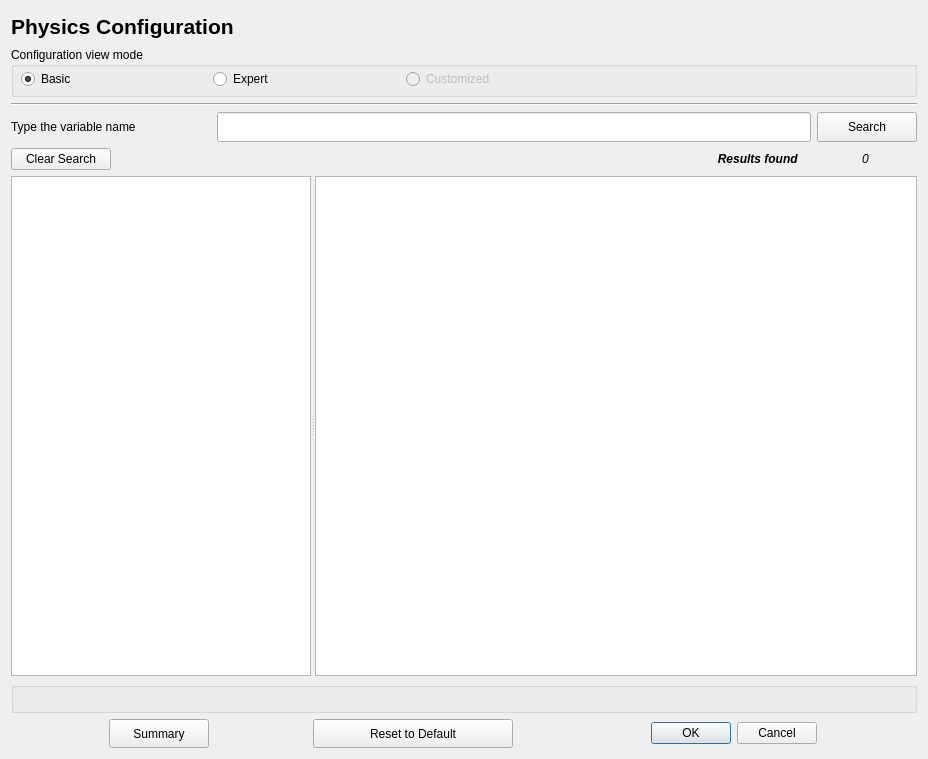
<?xml version="1.0" encoding="UTF-8"?>
<ui version="4.0">
 <class>SolverBasicDialog</class>
 <widget class="QDialog" name="SolverBasicDialog">
  <property name="geometry">
   <rect>
    <x>0</x>
    <y>0</y>
    <width>928</width>
    <height>759</height>
   </rect>
  </property>
  <property name="windowTitle">
   <string>Physics Configuration</string>
  </property>
  <property name="windowIcon">
   <iconset resource="../../toolbarIcons.qrc">
    <normaloff>:/logo/images/icon_31x64.png</normaloff>:/logo/images/icon_31x64.png</iconset>
  </property>
  <layout class="QVBoxLayout" name="verticalLayout_2">
   <item>
    <widget class="QLabel" name="physicsConfigWindowLabel">
     <property name="sizePolicy">
      <sizepolicy hsizetype="Preferred" vsizetype="Fixed">
       <horstretch>0</horstretch>
       <verstretch>0</verstretch>
      </sizepolicy>
     </property>
     <property name="maximumSize">
      <size>
       <width>16777215</width>
       <height>50</height>
      </size>
     </property>
     <property name="font">
      <font>
       <pointsize>16</pointsize>
       <weight>75</weight>
       <bold>true</bold>
      </font>
     </property>
     <property name="text">
      <string>Physics Configuration</string>
     </property>
    </widget>
   </item>
   <item>
    <widget class="QGroupBox" name="viewGroupBox">
     <property name="sizePolicy">
      <sizepolicy hsizetype="Preferred" vsizetype="Fixed">
       <horstretch>0</horstretch>
       <verstretch>0</verstretch>
      </sizepolicy>
     </property>
     <property name="minimumSize">
      <size>
       <width>100</width>
       <height>50</height>
      </size>
     </property>
     <property name="maximumSize">
      <size>
       <width>16777215</width>
       <height>50</height>
      </size>
     </property>
     <property name="title">
      <string>Configuration view mode</string>
     </property>
     <widget class="QWidget" name="layoutWidget">
      <property name="geometry">
       <rect>
        <x>10</x>
        <y>20</y>
        <width>571</width>
        <height>24</height>
       </rect>
      </property>
      <layout class="QHBoxLayout" name="viewLayout">
       <item>
        <widget class="QRadioButton" name="basicViewRadioButton">
         <property name="maximumSize">
          <size>
           <width>200</width>
           <height>30</height>
          </size>
         </property>
         <property name="text">
          <string>Basic</string>
         </property>
         <property name="checked">
          <bool>true</bool>
         </property>
        </widget>
       </item>
       <item>
        <widget class="QRadioButton" name="expertViewRadioButton">
         <property name="maximumSize">
          <size>
           <width>200</width>
           <height>30</height>
          </size>
         </property>
         <property name="text">
          <string>Expert</string>
         </property>
        </widget>
       </item>
       <item>
        <widget class="QRadioButton" name="customizedViewRadioButton">
         <property name="enabled">
          <bool>false</bool>
         </property>
         <property name="maximumSize">
          <size>
           <width>200</width>
           <height>30</height>
          </size>
         </property>
         <property name="text">
          <string>Customized</string>
         </property>
        </widget>
       </item>
      </layout>
     </widget>
    </widget>
   </item>
   <item>
    <widget class="Line" name="line">
     <property name="orientation">
      <enum>Qt::Horizontal</enum>
     </property>
    </widget>
   </item>
   <item>
    <layout class="QVBoxLayout" name="verticalLayout">
     <item>
      <layout class="QHBoxLayout" name="horizontalLayout_3">
       <item>
        <layout class="QHBoxLayout" name="horizontalLayout">
         <item>
          <widget class="QLabel" name="searchVariableNameLabel">
           <property name="sizePolicy">
            <sizepolicy hsizetype="Minimum" vsizetype="Minimum">
             <horstretch>0</horstretch>
             <verstretch>0</verstretch>
            </sizepolicy>
           </property>
           <property name="minimumSize">
            <size>
             <width>200</width>
             <height>30</height>
            </size>
           </property>
           <property name="maximumSize">
            <size>
             <width>200</width>
             <height>30</height>
            </size>
           </property>
           <property name="text">
            <string>Type the variable name</string>
           </property>
          </widget>
         </item>
         <item>
          <widget class="QLineEdit" name="searchVariableNameLabelLineEdit">
           <property name="maximumSize">
            <size>
             <width>16777215</width>
             <height>30</height>
            </size>
           </property>
          </widget>
         </item>
        </layout>
       </item>
       <item>
        <widget class="QPushButton" name="searchButton">
         <property name="sizePolicy">
          <sizepolicy hsizetype="Minimum" vsizetype="Minimum">
           <horstretch>0</horstretch>
           <verstretch>0</verstretch>
          </sizepolicy>
         </property>
         <property name="minimumSize">
          <size>
           <width>100</width>
           <height>30</height>
          </size>
         </property>
         <property name="maximumSize">
          <size>
           <width>100</width>
           <height>30</height>
          </size>
         </property>
         <property name="text">
          <string>Search</string>
         </property>
        </widget>
       </item>
      </layout>
     </item>
     <item>
      <layout class="QHBoxLayout" name="horizontalLayout_2">
       <item>
        <widget class="QPushButton" name="clearSearchButton">
         <property name="sizePolicy">
          <sizepolicy hsizetype="Fixed" vsizetype="Fixed">
           <horstretch>0</horstretch>
           <verstretch>0</verstretch>
          </sizepolicy>
         </property>
         <property name="maximumSize">
          <size>
           <width>100</width>
           <height>30</height>
          </size>
         </property>
         <property name="text">
          <string>Clear Search</string>
         </property>
        </widget>
       </item>
       <item>
        <widget class="QLabel" name="resultsLabel">
         <property name="sizePolicy">
          <sizepolicy hsizetype="Preferred" vsizetype="Fixed">
           <horstretch>0</horstretch>
           <verstretch>0</verstretch>
          </sizepolicy>
         </property>
         <property name="maximumSize">
          <size>
           <width>16777215</width>
           <height>30</height>
          </size>
         </property>
         <property name="font">
          <font>
           <weight>75</weight>
           <italic>true</italic>
           <bold>true</bold>
          </font>
         </property>
         <property name="layoutDirection">
          <enum>Qt::LeftToRight</enum>
         </property>
         <property name="autoFillBackground">
          <bool>false</bool>
         </property>
         <property name="text">
          <string>Results found    </string>
         </property>
         <property name="alignment">
          <set>Qt::AlignRight|Qt::AlignTrailing|Qt::AlignVCenter</set>
         </property>
        </widget>
       </item>
       <item>
        <widget class="QLabel" name="resultsLabelToUpdate">
         <property name="sizePolicy">
          <sizepolicy hsizetype="Preferred" vsizetype="Fixed">
           <horstretch>0</horstretch>
           <verstretch>0</verstretch>
          </sizepolicy>
         </property>
         <property name="maximumSize">
          <size>
           <width>100</width>
           <height>30</height>
          </size>
         </property>
         <property name="font">
          <font>
           <italic>true</italic>
          </font>
         </property>
         <property name="text">
          <string>0 </string>
         </property>
         <property name="alignment">
          <set>Qt::AlignCenter</set>
         </property>
        </widget>
       </item>
      </layout>
     </item>
    </layout>
   </item>
   <item>
    <widget class="QSplitter" name="splitter">
     <property name="orientation">
      <enum>Qt::Horizontal</enum>
     </property>
     <widget class="QTreeView" name="solverMenuTree">
      <property name="minimumSize">
       <size>
        <width>0</width>
        <height>500</height>
       </size>
      </property>
      <property name="maximumSize">
       <size>
        <width>300</width>
        <height>16777215</height>
       </size>
      </property>
      <property name="alternatingRowColors">
       <bool>false</bool>
      </property>
      <attribute name="headerVisible">
       <bool>false</bool>
      </attribute>
     </widget>
     <widget class="QTableWidget" name="solverVariablesTable">
      <property name="minimumSize">
       <size>
        <width>0</width>
        <height>500</height>
       </size>
      </property>
      <property name="focusPolicy">
       <enum>Qt::NoFocus</enum>
      </property>
      <property name="alternatingRowColors">
       <bool>false</bool>
      </property>
      <property name="selectionMode">
       <enum>QAbstractItemView::MultiSelection</enum>
      </property>
      <property name="selectionBehavior">
       <enum>QAbstractItemView::SelectRows</enum>
      </property>
     </widget>
    </widget>
   </item>
   <item>
    <widget class="QGroupBox" name="optionalSectionsGroupBox">
     <property name="enabled">
      <bool>false</bool>
     </property>
     <property name="sizePolicy">
      <sizepolicy hsizetype="Preferred" vsizetype="Fixed">
       <horstretch>0</horstretch>
       <verstretch>0</verstretch>
      </sizepolicy>
     </property>
     <property name="autoFillBackground">
      <bool>false</bool>
     </property>
     <property name="title">
      <string/>
     </property>
    </widget>
   </item>
   <item>
    <layout class="QGridLayout" name="gridLayout_2">
     <item row="0" column="2">
      <widget class="QDialogButtonBox" name="solverGroupButton">
       <property name="maximumSize">
        <size>
         <width>200</width>
         <height>30</height>
        </size>
       </property>
       <property name="focusPolicy">
        <enum>Qt::NoFocus</enum>
       </property>
       <property name="orientation">
        <enum>Qt::Horizontal</enum>
       </property>
       <property name="standardButtons">
        <set>QDialogButtonBox::Cancel|QDialogButtonBox::Ok</set>
       </property>
      </widget>
     </item>
     <item row="0" column="1">
      <widget class="QPushButton" name="resetDefaultButton">
       <property name="maximumSize">
        <size>
         <width>200</width>
         <height>30</height>
        </size>
       </property>
       <property name="text">
        <string>Reset to Default</string>
       </property>
      </widget>
     </item>
     <item row="0" column="0">
      <widget class="QPushButton" name="summarySolverButton">
       <property name="maximumSize">
        <size>
         <width>100</width>
         <height>30</height>
        </size>
       </property>
       <property name="text">
        <string>Summary</string>
       </property>
      </widget>
     </item>
    </layout>
   </item>
  </layout>
 </widget>
 <resources>
  <include location="../../toolbarIcons.qrc"/>
 </resources>
 <connections/>
</ui>
